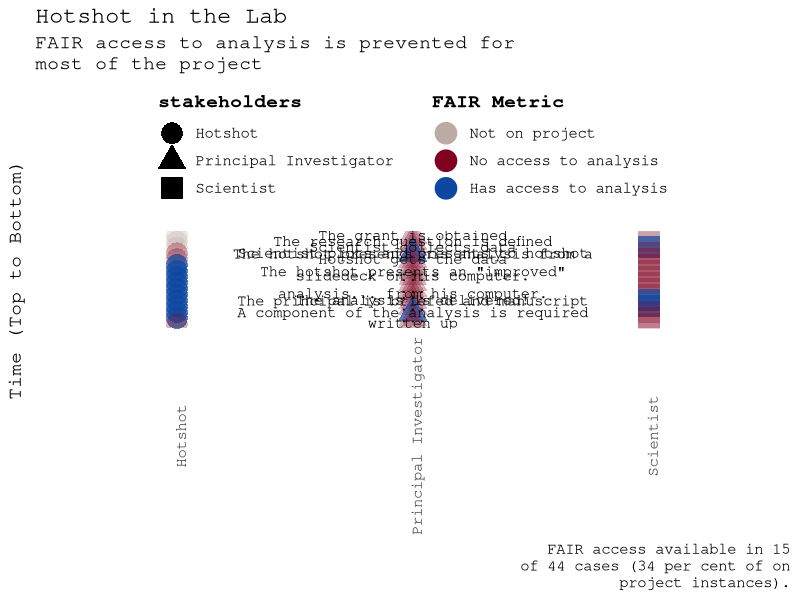
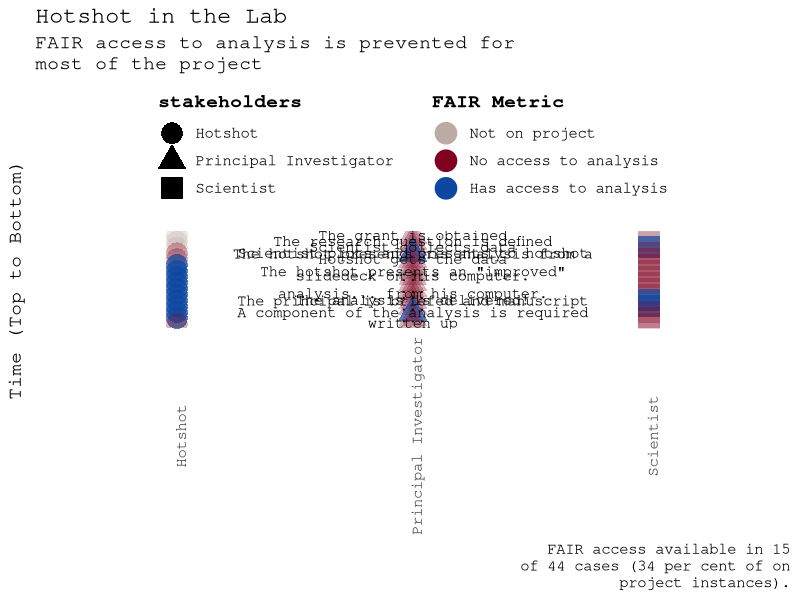

Here is the R script that generated these plots, in order:
library(tidyverse)
library(here)

# Cleanup function
cleanup_colnames <- function(df) {
  names(df) <- names(df) |>
    tolower() |>
    (\(x) gsub("[^a-z0-9]+", "_", x))() |>
    (\(x) gsub("^_|_$", "", x))() |>
    (\(x) ifelse(grepl("^[0-9]", x), paste0("x", x), x))()
  df
}

# Read and clean data
dat <- read_tsv(here("figures-and-tables", "fair-metrics", "hotshot.tsv"), skip = 1) |>
  cleanup_colnames()

# Long form for plotting
dat_long <- dat |>
  pivot_longer(cols = -stakeholders, names_to = "timepoint", values_to = "fair_metric") |>
  mutate(
    tp_number = str_extract(timepoint, '\\d+') |> as.integer()
  )

# Create ordered factor for vertical alignment
tp_levels <- sort(unique(dat_long$tp_number), decreasing = TRUE)

dat_long <- dat_long |>
  mutate(
    time_f = factor(tp_number, levels = tp_levels),
    fair_label = case_when(
      is.na(fair_metric) ~ "Not on project",
      fair_metric == 0   ~ "No access to analysis",
      fair_metric == 1   ~ "Has access to analysis"
    ) |> factor(levels = c("Not on project", "No access to analysis", "Has access to analysis")),
    alpha_level = if_else(fair_label == "Has access to analysis", 0.7, 0.3),
    y = as.numeric(time_f)
  )

tp_annotations <- tibble(
  timepoint = colnames(dat),
  annotation = colnames(read_tsv(here("figures-and-tables", "fair-metrics", "hotshot.tsv")))
) |>
  mutate(
    tp_number = str_extract(timepoint, '\\d+') |> as.integer(),
    time_f = factor(tp_number, levels = tp_levels),
    plot_y = as.numeric(time_f),
    annotation = if_else(str_length(annotation) < 6, "...", annotation),
    annotation = str_to_sentence(annotation),
    annotation = str_wrap(annotation, 40)
  )

# Define color palette
murky_palette_gg <- c(
  "Not on project"        = "#BCAAA4",
  "No access to analysis" = "#800020",
  "Has access to analysis"= "#0D47A1"
)

fair_prop <- 
  dat_long |>
    filter(!is.na(fair_metric)) |>
    summarise(
      fair = sum(fair_metric),
      total = n(),
      prop = round(fair / total, 2)
    )

plot_cap <- sprintf(
  "FAIR access available in %i of %i cases (%i per cent of on project instances).",
  fair_prop$fair,
  fair_prop$total,
  fair_prop$prop * 100
) |> str_wrap(30)


# Plot
ggplot(dat_long) +
  geom_point(aes(x = stakeholders, y = y, shape = stakeholders, colour = fair_label, alpha = alpha_level), size = 7) +
  geom_text(data = tp_annotations |> mutate(stakeholders = "Principal Investigator"),
            aes(x = stakeholders,
            family="Courier", 
            y = plot_y, label = annotation)) +
  scale_colour_manual(values = murky_palette_gg, name = "FAIR Metric") +
  scale_alpha_identity() +
  theme_minimal(base_family = "Courier", base_size = 14) +
  labs(
    title = "Hotshot in the Lab",
    subtitle = "FAIR access to analysis is prevented for most of the project" |> str_wrap(40), 
    x = NULL, y = "Time (Top to Bottom)",
    caption = plot_cap
    ) +
  theme(
    legend.direction = "vertical",
    legend.position = "top",
    legend.title = element_text(face = "bold"),
    panel.grid = element_blank(),
    plot.background = element_rect(colour = "white"),
    axis.text.y = element_blank(),
    axis.text.x = element_text(angle=90)
  )

# Save
ggsave(here("figures-and-tables", "fair-metrics", "fair-access.png"),
       units = "in", width = 6, height = 12)
